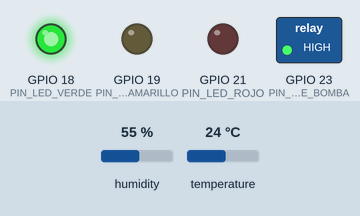
A sketch run on a simulated ESP32. Shown: switched loads named in the sketch (green lamp = pin HIGH), output pins drawn as LEDs (lit = HIGH). The test bench sets the inputs (shaded band); at power-on: temperature 24 °C, humidity 55 %. WiFi joins after 1.5 s; servers stay silent unless stated; what the sketch prints to the serial monitor is not drawn.

Above: at 2.7 s.
2.8 s: temperature set to 5 °C
7.7 s: temperature set to 2 °C
At 10.6 s:
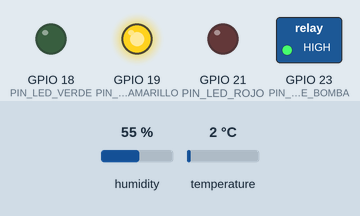
12.6 s: temperature set to 12 °C
At 14.8 s:
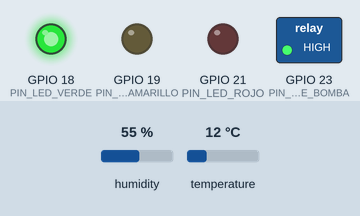
17.5 s: temperature set to 0 °C
At 19.1 s:
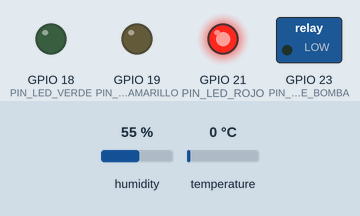
22.4 s: temperature set to 3 °C
At 26.3 s:
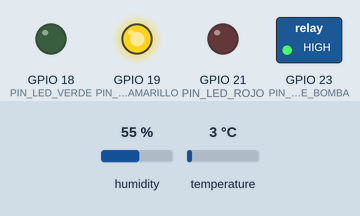
Timing chart, 0 to 27.8 s (numbered marks = the images above; inputs shaded):
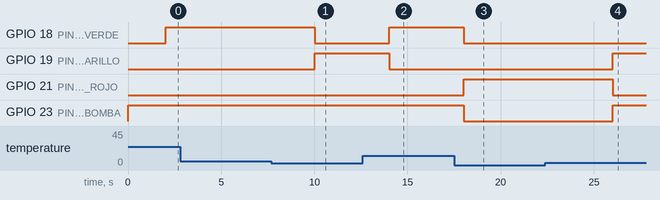

The sketch:

AgroAlert_ESP32.ino
```cpp
// ============================================================================
// PROYECTO: AgroAlert Araucanía - Firmware Oficial del Nodo IoT (ESP32)
// AUTOR: Sebastián Torres | ASIGNATURA: TI3042 INACAP | DOCENTE: Franco Fossati Cordero
// HARDWARE: ESP32-WROOM-32 DevKit V1 (Retirado en pañol con Joseph Cueto)
// SENSORES/ACTUADORES: DHT11 (GPIO4), Relé 5V Active LOW (GPIO23), LEDs (18,19,21)
// CONECTIVIDAD: Wi-Fi 802.11 b/g/n + Google Firebase Realtime Database
// ARQUITECTURA: Fail-Safe OT (Autonomía local total ante pérdida de enlace Wi-Fi)
// ============================================================================

#include <WiFi.h>
#include <Firebase_ESP_Client.h>
#include <DHT.h>
#include "addons/TokenHelper.h"
#include "addons/RTDBHelper.h"

// 1. Asignación de Pines GPIO en ESP32 DevKit V1
#define PIN_DHT11       4   // Pin de datos One-Wire con resistencia pull-up 10k a 3.3V
#define PIN_RELE_BOMBA  23  // Control de módulo relé 5V (Active LOW con optoacoplador PC817)
#define PIN_LED_VERDE   18  // Estado normal (Temperatura segura sobre umbral)
#define PIN_LED_AMARILLO 19 // Advertencia preventiva / Fallo de lectura DHT11
#define PIN_LED_ROJO    21  // Alarma crítica de helada (Aspersión activa)

#define DHTTYPE DHT11
DHT dht(PIN_DHT11, DHTTYPE);

// 2. Parámetros de Red Wi-Fi Rural y Firebase (Mitigación de contraseñas por defecto)
const char* WIFI_SSID     = "Huerto_Araucania_IoT";
const char* WIFI_PASSWORD = "AgroSecure#2026";
#define API_KEY           "AIzaSyD-TuApiKeySeguraDeFirebaseGoogleCloud"
#define DATABASE_URL      "https://agroalert-araucania-default-rtdb.firebaseio.com/"

FirebaseData fbdo;
FirebaseAuth auth;
FirebaseConfig config;

// 3. Variables de Estado Operacional
float temperatura = 0.0;
float humedad = 0.0;
float umbralHelada = 1.5;           // Calibrable vía Slider en la app Android por Admin
String modoOperacion = "AUTOMATICO"; // AUTOMATICO, MANUAL, MANTENIMIENTO
bool bombaManualEncendida = false;
bool estadoFisicoBomba = false;

unsigned long ultimoMuestreo = 0;
const unsigned long INTERVALO_MUESTREO = 2000; // Muestreo no bloqueante cada 2 seg

void setup() {
  Serial.begin(115200);

  // SEGURIDAD FAIL-SAFE EN ARRANQUE:
  // El relé conmutará en nivel LOW. Para evitar disparos accidentales durante
  // el encendido, fijamos HIGH inmediatamente antes de habilitar el pin como salida.
  digitalWrite(PIN_RELE_BOMBA, HIGH);
  pinMode(PIN_RELE_BOMBA, OUTPUT);
  digitalWrite(PIN_RELE_BOMBA, HIGH);

  pinMode(PIN_LED_VERDE, OUTPUT);
  pinMode(PIN_LED_AMARILLO, OUTPUT);
  pinMode(PIN_LED_ROJO, OUTPUT);

  // Inicialización de sensor digital One-Wire
  dht.begin();

  // Conexión inicial a la red Wi-Fi del predio
  Serial.print("Conectando a Wi-Fi de huerto: ");
  Serial.println(WIFI_SSID);
  WiFi.begin(WIFI_SSID, WIFI_PASSWORD);

  // Timeout defensivo de 10 segundos para no bloquear el lazo físico de seguridad
  unsigned long inicioWifi = millis();
  while (WiFi.status() != WL_CONNECTED && (millis() - inicioWifi < 10000)) {
    delay(500);
    Serial.print(".");
  }

  if (WiFi.status() == WL_CONNECTED) {
    Serial.println("\nWi-Fi Conectado. IP Asignada: " + WiFi.localIP().toString());
    config.api_key = API_KEY;
    config.database_url = DATABASE_URL;
    Firebase.begin(&config, &auth);
    Firebase.reconnectWiFi(true);
    Serial.println("Google Firebase inicializado con cifrado TLS 1.3");
  } else {
    Serial.println("\nAdvertencia: Wi-Fi no disponible. Operando en MODO AUTÓNOMO FAIL-SAFE.");
  }
}

void loop() {
  unsigned long tiempoActual = millis();

  // 1. Muestreo periódico sin delays bloqueantes
  if (tiempoActual - ultimoMuestreo >= INTERVALO_MUESTREO) {
    ultimoMuestreo = tiempoActual;

    float t = dht.readTemperature();
    float h = dht.readHumidity();

    // Verificación de integridad con isnan() (ISO 27400)
    if (isnan(t) || isnan(h)) {
      Serial.println("ALERTA OT: Error de lectura en sensor DHT11. Activando estado defensivo.");
      digitalWrite(PIN_LED_VERDE, LOW);
      digitalWrite(PIN_LED_AMARILLO, HIGH); // Advertencia de mantenimiento
      digitalWrite(PIN_LED_ROJO, LOW);
    } else {
      temperatura = t;
      humedad = h;

      // 2. ALGORITMO FAIL-SAFE INDUSTRIAL (OT): Decisión local en el microcontrolador
      if (modoOperacion == "AUTOMATICO") {
        if (temperatura <= umbralHelada) {
          // Riesgo inminente de helada: Activación de aspersión por calor latente (80 cal/g)
          digitalWrite(PIN_RELE_BOMBA, LOW); // Relé Active LOW -> Contactos cerrados
          estadoFisicoBomba = true;
          digitalWrite(PIN_LED_VERDE, LOW);
          digitalWrite(PIN_LED_AMARILLO, LOW);
          digitalWrite(PIN_LED_ROJO, HIGH); // Alarma activa
        } else if (temperatura <= (umbralHelada + 2.0)) {
          // Rango preventivo de enfriamiento
          digitalWrite(PIN_RELE_BOMBA, HIGH);
          estadoFisicoBomba = false;
          digitalWrite(PIN_LED_VERDE, LOW);
          digitalWrite(PIN_LED_AMARILLO, HIGH);
          digitalWrite(PIN_LED_ROJO, LOW);
        } else {
          // Condición normal sobre umbral seguro
          digitalWrite(PIN_RELE_BOMBA, HIGH);
          estadoFisicoBomba = false;
          digitalWrite(PIN_LED_VERDE, HIGH);
          digitalWrite(PIN_LED_AMARILLO, LOW);
          digitalWrite(PIN_LED_ROJO, LOW);
        }
      } else if (modoOperacion == "MANUAL") {
        // Control forzado por telemando desde la app Android
        if (bombaManualEncendida) {
          digitalWrite(PIN_RELE_BOMBA, LOW);
          estadoFisicoBomba = true;
        } else {
          digitalWrite(PIN_RELE_BOMBA, HIGH);
          estadoFisicoBomba = false;
        }
      }

      // 3. Publicación de Telemetría a la Nube (Google Firebase) si hay Wi-Fi
      if (WiFi.status() == WL_CONNECTED && Firebase.ready()) {
        FirebaseJson json;
        json.set("temperatura", temperatura);
        json.set("humedad", humedad);
        json.set("bombaFisicaActiva", estadoFisicoBomba);
        json.set("modoActual", modoOperacion);
        json.set("umbralActual", umbralHelada);
        json.set("timestamp", (int)millis());

        Firebase.RTDB.setJSON(&fbdo, "/agroalert/telemetria", &json);

        // 4. Lectura de Comandos Remotos desde la App Móvil (Handshake)
        if (Firebase.RTDB.getJSON(&fbdo, "/agroalert/control")) {
          FirebaseJsonData jsonData;
          FirebaseJson &jsonRes = fbdo.jsonObject();

          if (jsonRes.get(jsonData, "modo")) modoOperacion = jsonData.stringValue;
          if (jsonRes.get(jsonData, "umbral")) umbralHelada = jsonData.floatValue;
          if (jsonRes.get(jsonData, "manualBomba")) bombaManualEncendida = jsonData.boolValue;
        }
      }
    }
  }
}
```

Measured:
- the behaviour switches between 4 and 3 °C on temperature (found by bisection; images 0 and 1)
- the behaviour switches between 1 and 2 °C on temperature (found by bisection; images 3 and 4)
- after the input at 2.8 s, every drawn part: stays the same
- after the input at 7.7 s, GPIO 18 (PIN_LED_VERDE): HIGH → LOW after 2.3 s; GPIO 19 (PIN_LED_AMARILLO): LOW → HIGH after 2.3 s
- after the input at 12.6 s, GPIO 18 (PIN_LED_VERDE): LOW → HIGH after 1.4 s; GPIO 19 (PIN_LED_AMARILLO): HIGH → LOW after 1.4 s
- after the input at 17.5 s, GPIO 18 (PIN_LED_VERDE), GPIO 23 (PIN_RELE_BOMBA): HIGH → LOW after 0.52 s; GPIO 21 (PIN_LED_ROJO): LOW → HIGH after 0.52 s
- after the input at 22.4 s, GPIO 19 (PIN_LED_AMARILLO), GPIO 23 (PIN_RELE_BOMBA): LOW → HIGH after 3.6 s; GPIO 21 (PIN_LED_ROJO): HIGH → LOW after 3.6 s
